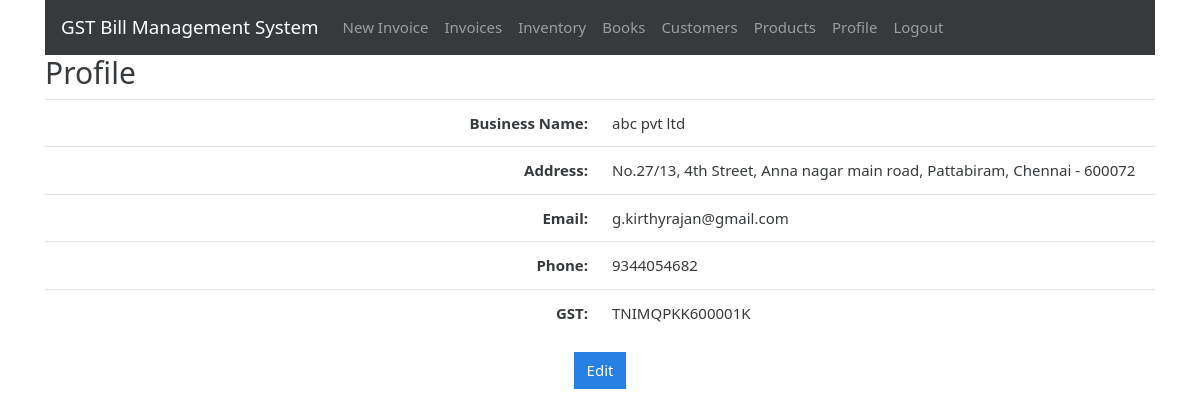
The app's page /profile (signed in), older data.
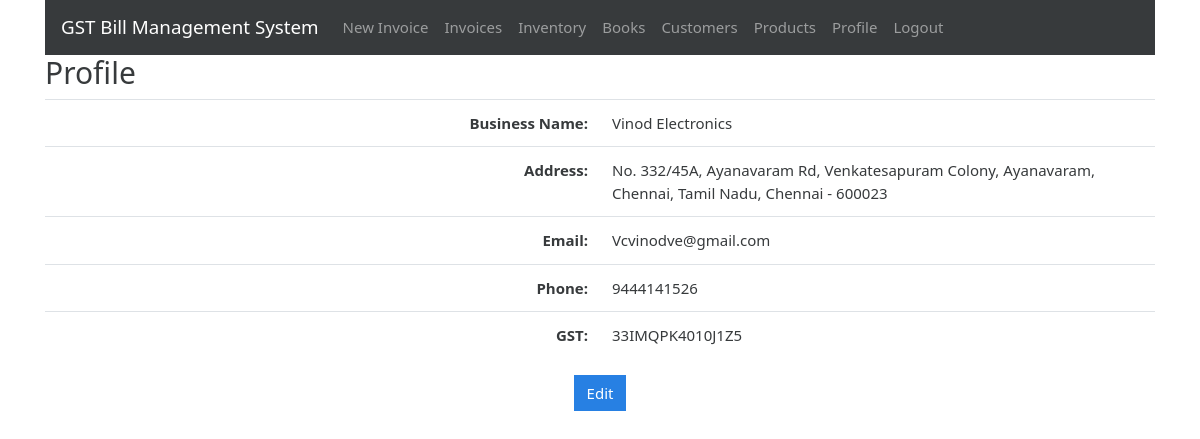
The same page, newer data.
### gstbillingapp/models.py (models this page shows, shortened)
class UserProfile(models.Model):
    user = models.OneToOneField(User, on_delete=models.CASCADE)
    business_title = models.CharField(max_length=100, blank=True, null=True)
    business_address = models.TextField(max_length=400, blank=True, null=True)
    business_email = models.EmailField(blank=True, null=True)
    business_phone = models.CharField(max_length=10, blank=True, null=True)
    business_gst = models.CharField(max_length=15, blank=True, null=True)

### gstbillingapp/views.py (the view)
# urls.py: path('profile', views.user_profile, name='user_profile'),
@login_required
def user_profile(request):
    context = {}
    user_profile = get_object_or_404(UserProfile, user=request.user)
    context['user_profile'] = user_profile
    return render(request, 'gstbillingapp/user_profile.html', context)

### gstbillingapp/templates/gstbillingapp/user_profile.html
{% extends "gstbillingapp/base.html" %}
{% load static %}
{% block content %}
	<div class="row">
		<div class="col">
			<h2>Profile</h2>
		</div>
	</div>
	<table class="table">
		<tbody class="two-col-form">
			<tr>
				<th scope="row" class="text-right">Business Name:</th>
				<td class="form-input-td customer_search_area">{{user_profile.business_title}}</td>
			</tr>
			<tr>
				<th scope="row" class="text-right">Address:</th>
				<td class="form-input-td">{{user_profile.business_address}}</td>
			</tr>
			<tr>
				<th scope="row" class="text-right">Email:</th>
				<td class="form-input-td">{{user_profile.business_email}}</td>
			</tr>
			<tr>
				<th scope="row" class="text-right">Phone:</th>
				<td class="form-input-td">{{user_profile.business_phone}}</td>
			</tr>
			<tr>
				<th scope="row" class="text-right">GST:</th>
				<td class="form-input-td">{{user_profile.business_gst}}</td>
			</tr>
		</tbody>
	</table>
		<div class="text-center">
			<a href="{% url 'user_profile_edit' %}" id="user_profile_edit_btn"><button type="button" class="btn btn-primary">Edit</button></a>
		</div>
{% endblock %}

Row changes from the older to the newer data that the page shows:
changed UserProfile: business_title "abc pvt ltd" → "Vinod Electronics"; business_address "No.27/13, 4th Street, Anna nagar main road, Pattabiram, Chennai - 600072" → "No. 332/45A, Ayanavaram Rd, Venkatesapuram Colony, Ayanavaram, Chennai, Tamil Nadu, Chennai - 600023"; business_email "g.kirthyrajan@gmail.com" → "Vcvinodve@gmail.com"; business_phone "9344054682" → "9444141526"; business_gst "TNIMQPKK600001K" → "33IMQPK4010J1Z5"
